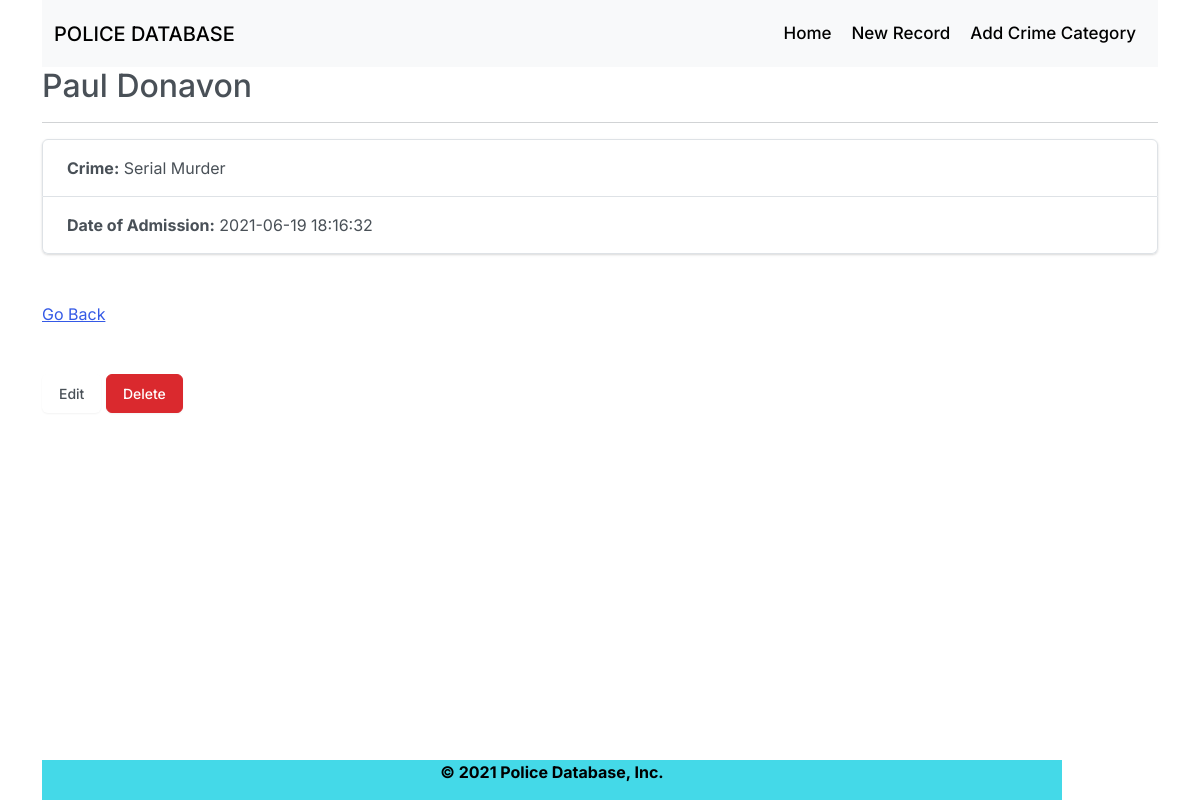
/Rec.php?id=3, run on the app's committed database.
### tables this page shows
CREATE TABLE `convicts` (
  `ID` int(11) NOT NULL,
  `NAME` varchar(200) NOT NULL,
  `CRIME_TYPE` varchar(500) NOT NULL,
  `DOA` datetime NOT NULL DEFAULT current_timestamp()
);

### lib/Template.php (called while the page is built, shortened)
<?php class Template{
	protected $template;
	public function __construct($template){
		$this->template = $template;
	}
	public function __toString(){
		include basename($this->template);
		return ob_get_clean();
	}
}

### lib/Database.php (called while the page is built, shortened)
<?php
class Database{
	private $host = DB_HOST;
	private $user = DB_USER;
	private $pass = DB_PASS;
	private $dbname = DB_NAME;
	private $dbh;
	private $stmt;
	public function __construct(){
		$dsn = 'mysql:host='. $this->host .';dbname='. $this->dbname;
		$options = array(
				PDO::ATTR_PERSISTENT => true,
				PDO::ATTR_ERRMODE => PDO::ERRMODE_EXCEPTION
		);
		try{
			$this->dbh = new PDO($dsn, $this->user, $this->pass, $options);
		} catch(PDOException $e) {
				$this->error = $e->getMessage();
		}
	}
	public function query($query){
			$this->stmt = $this->dbh->prepare($query);
	}
	public function bind($param, $value, $type = null){
			if(is_null($type)){
					switch(true){
						default :
							$type = PDO::PARAM_STR;
					}
			}
			$this->stmt->bindValue($param, $value, $type);
	}
	public function execute(){
		return $this->stmt->execute();
	}
	public function single(){
		$this->execute();
		return $this->stmt->fetch(PDO::FETCH_OBJ);
	}
}

### lib/Record.php (called while the page is built, shortened)
<?php
	class Record{
		private $db;
		public function __construct(){
			$this->db = new Database;
		}
		public function getRec($id){
			$this->db->query("SELECT * FROM convicts WHERE ID = :id");
			$this->db->bind(':id', $id);
			$row = $this->db->single();
			return $row;
		}
	}

### templates/rec-single.php (the view, shortened to what this page needs)
<?php include 'inc/header.php'; ?>
	<h2 class="page-header"><?php echo $rec->NAME; ?></h2>
	<hr>
	<ul class="list-group">
		<li class="list-group-item"><strong>Crime:</strong> <?php echo $rec->CRIME_TYPE; ?></li>
		<li class="list-group-item"><strong>Date of Admission:</strong> <?php echo $rec->DOA; ?></li>
	</ul>
	<br><br>
	<div class ="page">
	<a href="index.php">Go Back</a>
	</div>
	<br><br>
	<div class="well">
			<a href="edit.php?id=<?php echo $rec->ID; ?>" class="btn btn-default">Edit</a>
			<form style="display:inline;" method="post" action="Rec.php">
				<input type="submit" class="btn btn-danger" value="Delete">
			</form>
	</div>
<?php include 'inc/footer.php'; ?>

### css/cssheet.css (style rules this page uses)
[type=button]:not(:disabled), [type=reset]:not(:disabled), [type=submit]:not(:disabled), button:not(:disabled) { cursor: pointer; }

### data on the page
convicts: NAME "Paul Donavon", CRIME_TYPE "Serial Murder", DOA "2021-06-19 18:16:32"

### other printed values
SITE_TITLE "Police Database"
